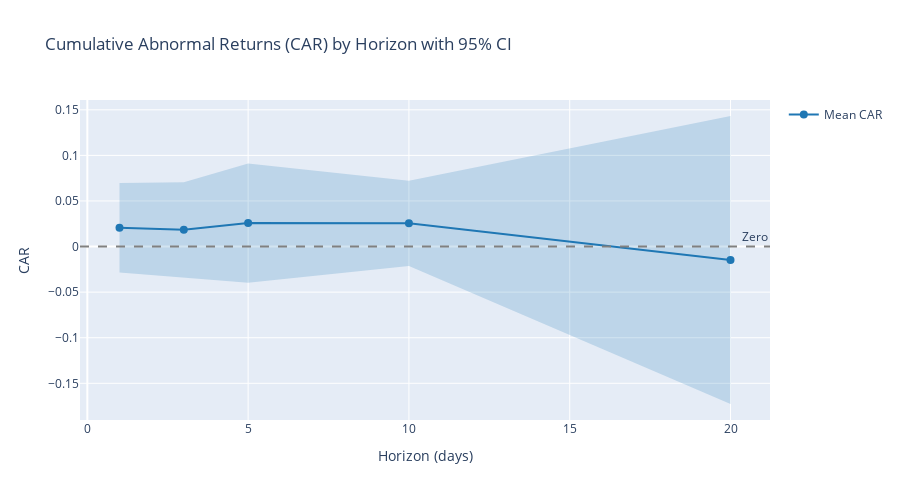

The notebook cell this image was saved under:
### Code cell
# === 7D: CAR Chart with 95% CI ===

if 'ev_outcomes' in globals() and not ev_outcomes.empty and 'car_fwd' in ev_outcomes.columns:
    print("\n--- Generating CAR Chart with 95% CI ---")
    
    # Aggregate CAR by horizon
    car_by_horizon = []
    for H in HORIZONS:
        if H in ev_outcomes['H'].values:
            car_vals = ev_outcomes.loc[ev_outcomes['H'] == H, 'car_fwd'].dropna().values
            if len(car_vals) > 0:
                car_by_horizon.append({
                    'H': H,
                    'mean': np.mean(car_vals),
                    'median': np.median(car_vals),
                    'std': np.std(car_vals, ddof=1),
                    'n': len(car_vals)
                })
    
    if car_by_horizon:
        car_df = pd.DataFrame(car_by_horizon)
        
        # Calculate 95% CI using t-distribution
        from scipy import stats as scipy_stats
        car_df['ci_lower'] = car_df.apply(
            lambda row: row['mean'] - scipy_stats.t.ppf(0.975, row['n']-1) * row['std'] / np.sqrt(row['n']),
            axis=1
        )
        car_df['ci_upper'] = car_df.apply(
            lambda row: row['mean'] + scipy_stats.t.ppf(0.975, row['n']-1) * row['std'] / np.sqrt(row['n']),
            axis=1
        )
        
        # Create CAR chart
        fig = go.Figure()
        
        # Mean CAR line
        fig.add_trace(go.Scatter(
            x=car_df['H'],
            y=car_df['mean'],
            mode='lines+markers',
            name='Mean CAR',
            line=dict(color='#1f77b4', width=2),
            marker=dict(size=8)
        ))
        
        # 95% CI band
        fig.add_trace(go.Scatter(
            x=car_df['H'],
            y=car_df['ci_upper'],
            mode='lines',
            name='95% CI Upper',
            line=dict(color='rgba(31, 119, 180, 0.3)', width=0),
            showlegend=False
        ))
        fig.add_trace(go.Scatter(
            x=car_df['H'],
            y=car_df['ci_lower'],
            mode='lines',
            name='95% CI Lower',
            line=dict(color='rgba(31, 119, 180, 0.3)', width=0),
            fill='tonexty',
            fillcolor='rgba(31, 119, 180, 0.2)',
            showlegend=False
        ))
        
        # Zero line
        fig.add_hline(y=0, line_dash="dash", line_color="gray", annotation_text="Zero")
        
        fig.update_layout(
            title="Cumulative Abnormal Returns (CAR) by Horizon with 95% CI",
            xaxis_title="Horizon (days)",
            yaxis_title="CAR",
            height=500,
            showlegend=True
        )
        
        fig.show()
        
        # Save to artifacts
        artifacts_dir = Path("artifacts")
        artifacts_dir.mkdir(exist_ok=True)
        fig.write_html(str(artifacts_dir / "car_chart.html"))
        try:
            fig.write_image(str(artifacts_dir / "car_chart.png"), width=1200, height=500)
            print(f"✅ CAR chart saved to artifacts/")
        except Exception as e:
            print(f"⚠️ Could not save PNG: {e}")
        
        display(car_df)
    else:
        print("⚠️ No CAR data available for charting")
else:
    print("\nSkipping CAR chart (no forward outcomes with car_fwd)")

### Figure 1 — Plotly figure (JSON) as saved in the notebook; plotly's stock layout.template omitted (floating-point values rounded to 4 significant figures)
{"data": [{"line": {"color": "#1f77b4", "width": 2}, "marker": {"size": 8}, "mode": "lines+markers", "name": "Mean CAR", "type": "scatter", "x": [1, 3, 5, 10, 20], "y": [0.02069, 0.0184, 0.0257, 0.02544, -0.01475]}, {"line": {"color": "rgba(31, 119, 180, 0.3)", "width": 0}, "mode": "lines", "name": "95% CI Upper", "showlegend": false, "type": "scatter", "x": [1, 3, 5, 10, 20], "y": [0.06977, 0.07065, 0.09098, 0.07223, 0.1432]}, {"fill": "tonexty", "fillcolor": "rgba(31, 119, 180, 0.2)", "line": {"color": "rgba(31, 119, 180, 0.3)", "width": 0}, "mode": "lines", "name": "95% CI Lower", "showlegend": false, "type": "scatter", "x": [1, 3, 5, 10, 20], "y": [-0.02838, -0.03384, -0.03959, -0.02135, -0.1727]}], "layout": {"annotations": [{"showarrow": false, "text": "Zero", "x": 1, "xanchor": "right", "xref": "x domain", "y": 0, "yanchor": "bottom", "yref": "y"}], "height": 500, "shapes": [{"line": {"color": "gray", "dash": "dash"}, "type": "line", "x0": 0, "x1": 1, "xref": "x domain", "y0": 0, "y1": 0, "yref": "y"}], "showlegend": true, "title": {"text": "Cumulative Abnormal Returns (CAR) by Horizon with 95% CI"}, "xaxis": {"title": {"text": "Horizon (days)"}}, "yaxis": {"title": {"text": "CAR"}}}}
